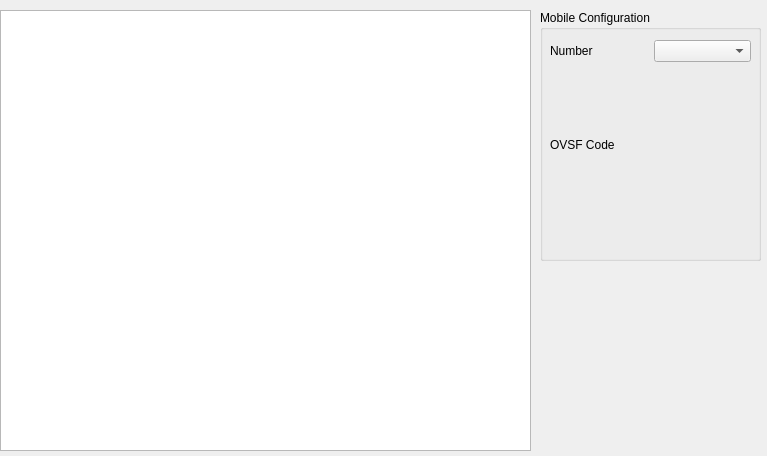
<?xml version="1.0" encoding="UTF-8"?>
<ui version="4.0">
 <class>UMTSMulplexing</class>
 <widget class="QDialog" name="UMTSMulplexing">
  <property name="geometry">
   <rect>
    <x>0</x>
    <y>0</y>
    <width>767</width>
    <height>456</height>
   </rect>
  </property>
  <property name="windowTitle">
   <string>Dialog</string>
  </property>
  <widget class="QGraphicsView" name="View">
   <property name="geometry">
    <rect>
     <x>0</x>
     <y>10</y>
     <width>531</width>
     <height>441</height>
    </rect>
   </property>
  </widget>
  <widget class="QGroupBox" name="groupBox">
   <property name="geometry">
    <rect>
     <x>540</x>
     <y>10</y>
     <width>221</width>
     <height>251</height>
    </rect>
   </property>
   <property name="title">
    <string>Mobile Configuration</string>
   </property>
   <widget class="QWidget" name="gridLayoutWidget">
    <property name="geometry">
     <rect>
      <x>10</x>
      <y>30</y>
      <width>201</width>
      <height>181</height>
     </rect>
    </property>
    <layout class="QGridLayout" name="gridLayout">
     <item row="2" column="0">
      <widget class="QLabel" name="LabelNumber">
       <property name="text">
        <string>Number</string>
       </property>
      </widget>
     </item>
     <item row="3" column="0">
      <widget class="QLabel" name="LabelOVSF">
       <property name="text">
        <string>OVSF Code</string>
       </property>
      </widget>
     </item>
     <item row="2" column="1">
      <widget class="QComboBox" name="ComboBoxNumber"/>
     </item>
     <item row="3" column="1">
      <widget class="QLabel" name="LabelTextOVSF">
       <property name="text">
        <string/>
       </property>
      </widget>
     </item>
    </layout>
   </widget>
  </widget>
 </widget>
 <resources/>
 <connections/>
</ui>
